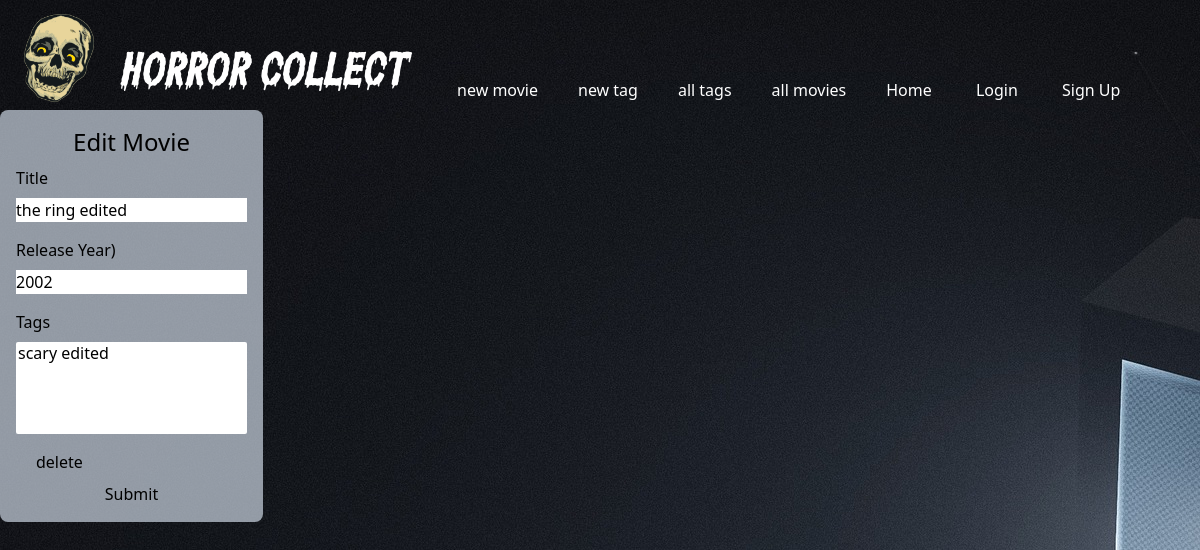
The page /movies/1/edit on the database as committed earlier.
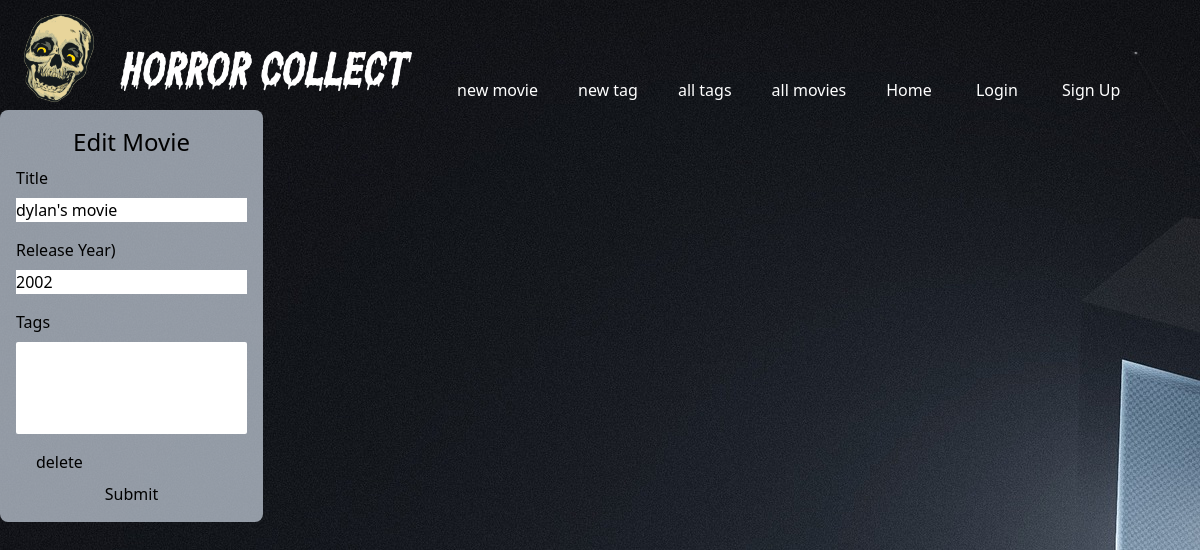
The same page on the database as committed later.
### app/models.py (models this page shows)
class Movie(db.Model):
  id = db.Column(db.Integer, primary_key=True)
  title = db.Column(db.String(255), nullable=False)
  release_year = db.Column(db.String(4))
  tags = db.relationship('Tag', secondary='movie_tags', back_populates='movies')

### app/controllers/movies.py (the view, shortened to what this page needs)
@movies.route('/movies/<id>/edit', methods=['GET', 'POST'])
def edit(id):
  movie=Movie.query.get(id)
  form = MovieForm(obj=movie)
  return render_template('movies/edit.html', form=form, movie=movie)

### app/forms/main.py
class MovieForm(FlaskForm):
  title = StringField('Title')
  release_year = StringField('Release Year)')
  tags = QuerySelectMultipleField('Tags',
    query_factory=lambda: Tag.query, get_label='name')
  submit = SubmitField('Submit')

### app/templates/movies/edit.html (shortened to what this page needs)
{% extends 'layouts/base.html' %} {% block content %}
<form method="POST">
  <fieldset class="bg-slate-300/70 rounded-lg h-fit w-fit p-4 flex flex-col text-black space-y-2">
    <h2 class="text-center text-2xl">Edit Movie</h2>
    {{ form.title.label }}
    {{ form.title }}
    {{ form.release_year.label }}
    {{ form.release_year }}
    {{ form.tags.label }}
    {{ form.tags }}
    <a href="{{ url_for('movies.delete', id=movie.id) }}">delete</a>
    {{ form.submit }}
  </fieldset>
</form>
{% endblock %}

Rows that differ between the two databases and show on the page:
changed Movie: title "the ring edited" → "dylan's movie"
Other text that changed with them:
form field tags: "scary edited" → (not shown)
